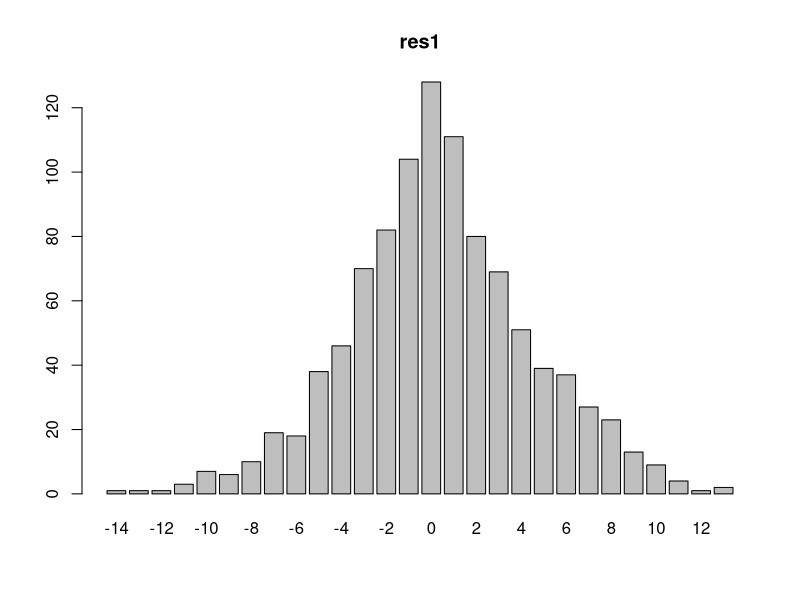
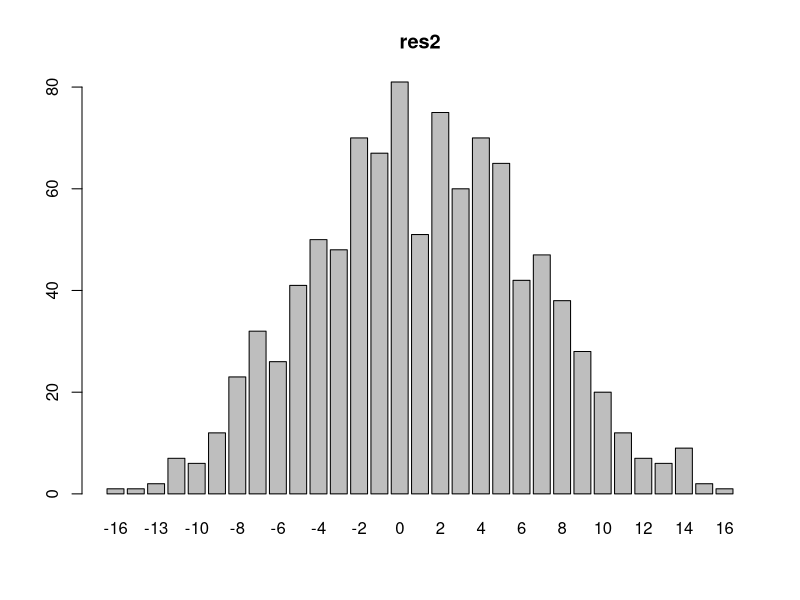
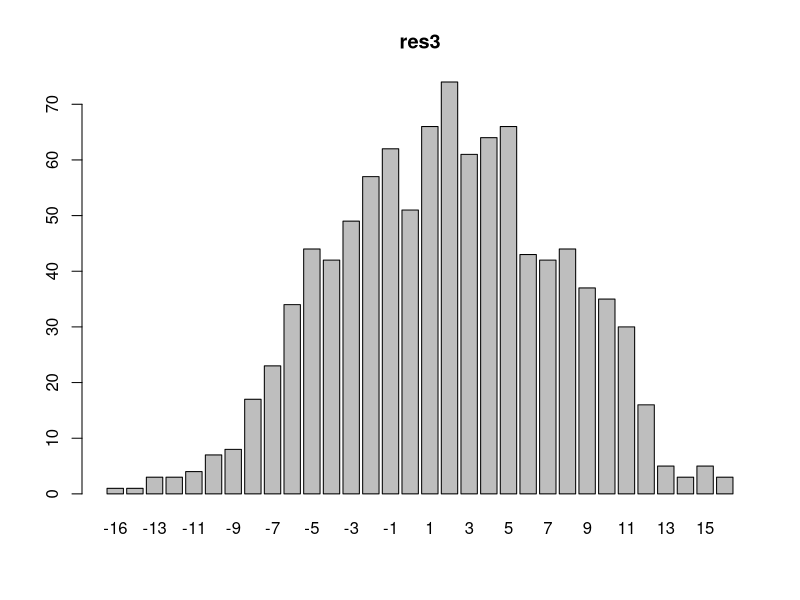
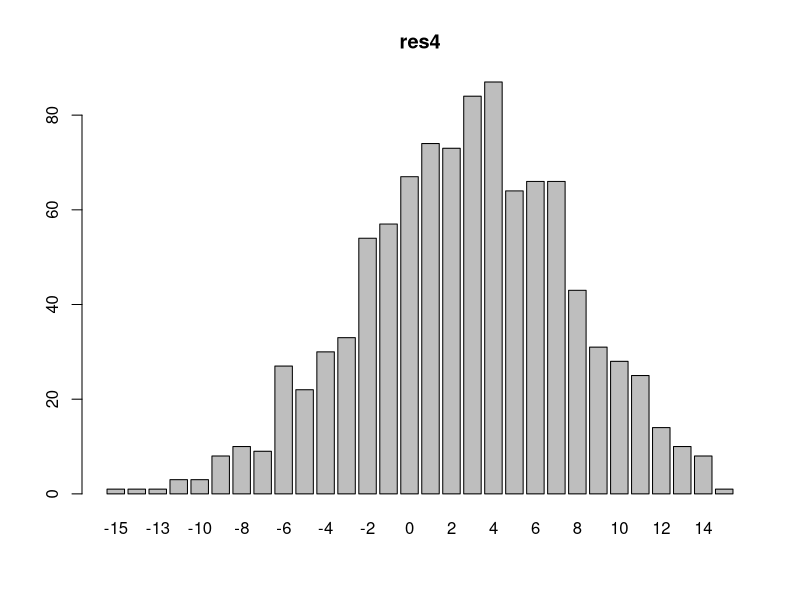
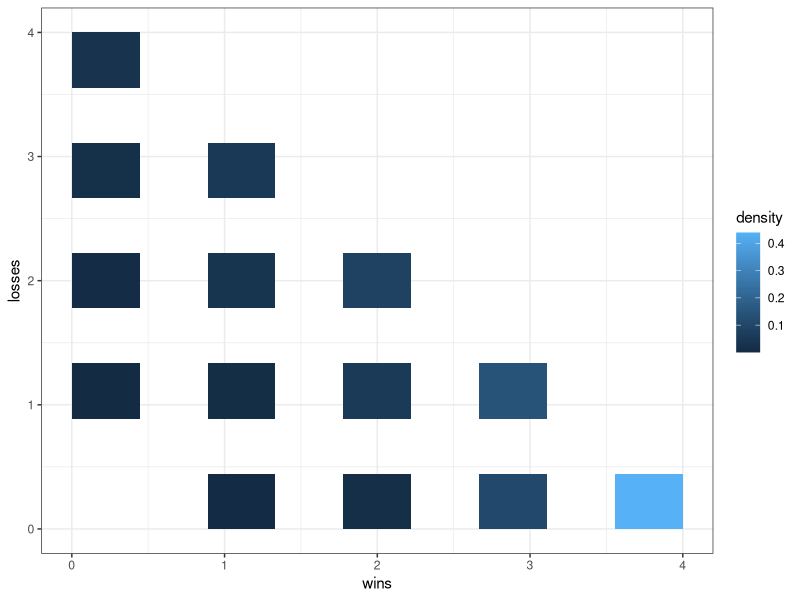
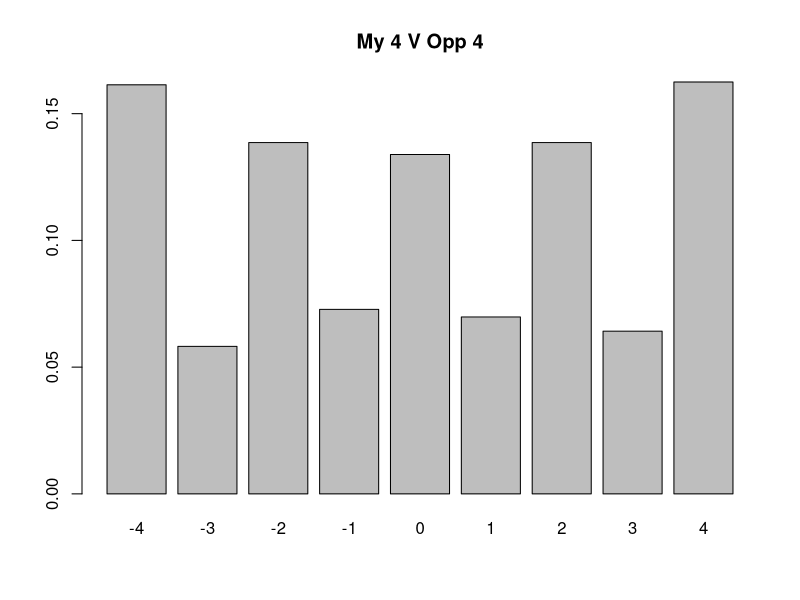
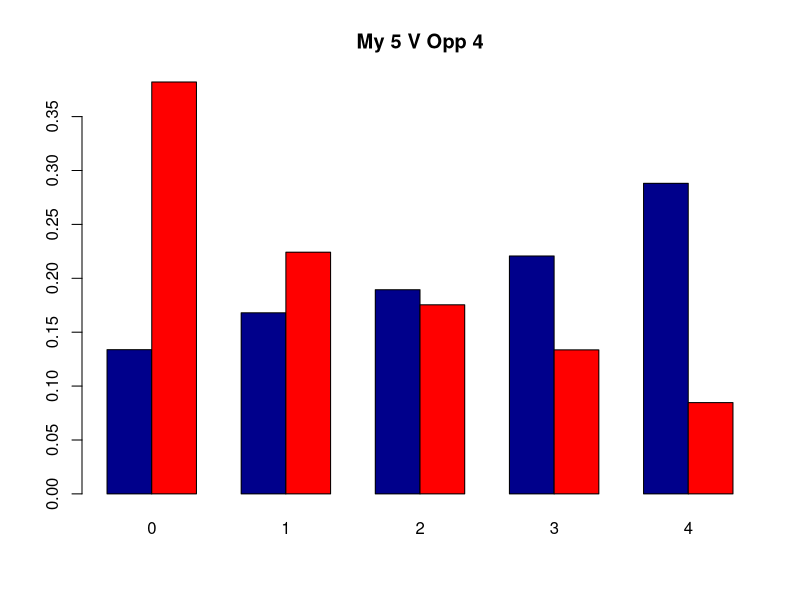

Source code (R) for these figures, in order:
######################
## Sword and Spear has a simple combat mechanic of rolling 
## X dice, choosing the top 4, and then comparing those to opponent.
##
## Modifiers seem to be either 1. adding dice to X 
##                             2. adding (or subtracting) from final rolls
######################

roll_n_dice <- function(n){ return(sample(1:20,n,replace=TRUE)) }

## what is the distribution like when you roll more than 4 
## but still choose top 4
nsim <- 1000
res_1 <- c()
res_2 <- c()
res_3 <- c()
res_4 <- c()
for (i in 1:nsim){
  my_roll <- sort(roll_n_dice(5), decreasing = TRUE)[1:4]
  opp_roll <- sort(roll_n_dice(4), decreasing = TRUE)[1:4]
  res_1 <- c(res_1, my_roll[1]-opp_roll[1])
  res_2 <- c(res_2,my_roll[2]-opp_roll[2])
  res_3 <- c(res_3,my_roll[3]-opp_roll[3])
  res_4 <- c(res_4,my_roll[4]-opp_roll[4])
}

barplot(table(res_1), main='res1')
barplot(table(res_2), main='res2')
barplot(table(res_3), main='res3')
barplot(table(res_4), main='res4')

library(ggplot2)

## win/loss estimates

win_loss_distribution <- function(nmydice=4,noppdice=4,nsim=10000){
wins <- c()
losses <- c()
for (i in 1:nsim){
  my_roll <- sort(roll_n_dice(nmydice), decreasing = TRUE)[1:4]
  opp_roll <- sort(roll_n_dice(noppdice), decreasing = TRUE)[1:4]
  res <- my_roll - opp_roll
  wins <- c(wins,sum(res>0))
  losses <- c(losses, sum(res<0))
}

combat_data <- data.frame(wins,losses)
ggplot(combat_data, aes(x=wins, y=losses)) +
  stat_bin2d(bins = 9,aes(fill=after_stat(density))) +
  scale_fill_continuous() +
  theme_bw()
}

win_loss_distribution(7,4,nsim=10000)

win_differential <- function(nmydice=4,noppdice=4,nsim=10000, modifier=0){
  wins <- c()
  losses <- c()
  for (i in 1:nsim){
    my_roll <- sort(roll_n_dice(nmydice), decreasing = TRUE)[1:4] 
    opp_roll <- sort(roll_n_dice(noppdice), decreasing = TRUE)[1:4] - modifier
    res <- my_roll - opp_roll
    wins <- c(wins,sum(res>0))
    losses <- c(losses, sum(res<0))
  }
  diffs <- wins - losses
  barplot(table(diffs)/length(diffs),main=paste("My",nmydice,
                                                "V Opp",noppdice))
}

win_differential(4,4)



get_wins_and_losses <- function(nmydice=4,noppdice=4,nsim=10000, modifier=0){
    wins <- c()
    losses <- c()
    for (i in 1:nsim){
      my_roll <- sort(roll_n_dice(nmydice), decreasing = TRUE)[1:4] 
      opp_roll <- sort(roll_n_dice(noppdice), decreasing = TRUE)[1:4] - modifier
      res <- my_roll - opp_roll
      wins <- c(wins,sum(res>0))
      losses <- c(losses, sum(res<0))
    }
    temp <- rbind(table(wins),table(losses))/length(wins)
    barplot(temp,beside=T, col=c("darkblue","red"),
            main=paste("My",nmydice,"V Opp",noppdice))
}

get_wins_and_losses(5,4)
